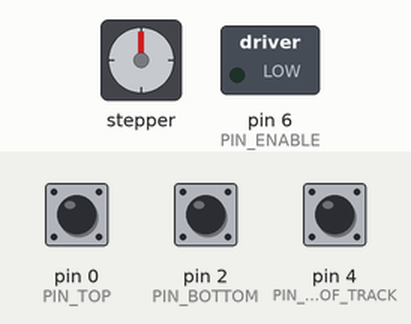
This sketch was run on a simulated Arduino Uno, built with avr-gcc and run on an emulated ATmega328P. Parts: stepper motor, switched loads named in the sketch (green lamp = pin HIGH). The test bench sets the inputs (shaded band); at power-on: pin 0 (PIN_TOP) HIGH, pin 2 (PIN_BOTTOM) HIGH, pin 4 (PIN_END_OF_TRACK) HIGH. Stepper angles assume 200 steps per turn.

Above: at 1.2 s.
1.3 s: pin 0 (PIN_TOP) pulled LOW for 1 s
At 2.7 s:
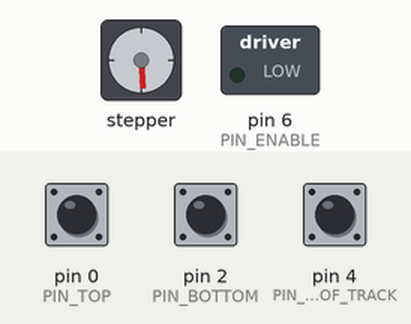
3.8 s: pin 2 (PIN_BOTTOM) pulled LOW for 3.2 s
At 7.4 s:
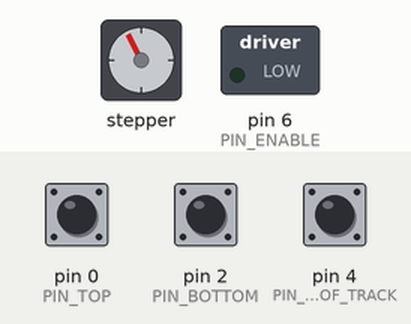
8.5 s: pin 0 (PIN_TOP) pulled LOW for 0.15 s
At 9.4 s:
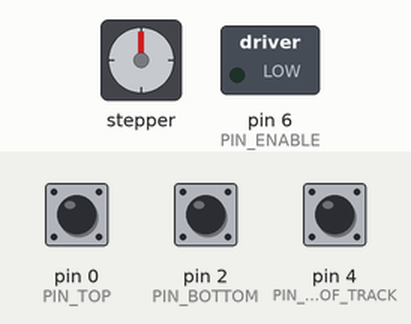
10.1 s: pin 2 (PIN_BOTTOM) pulled LOW for 1 s
At 11.8 s:
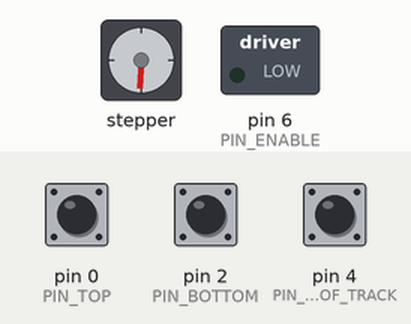
12.6 s: pin 2 (PIN_BOTTOM) pulled LOW for 0.15 s
At 13.7 s:
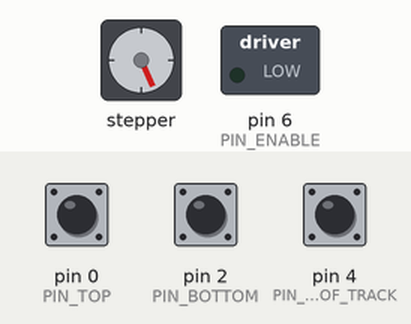
14.2 s: pin 0 (PIN_TOP) pulled LOW for 3.2 s
At 14.35 s:
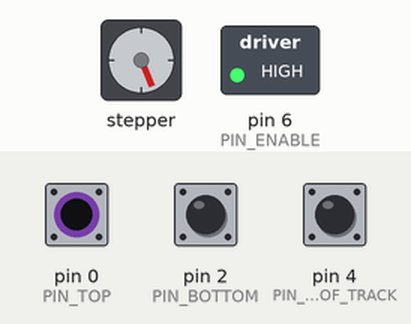
Timing chart, 0 to 18.9 s (numbered marks = the images above; inputs shaded):
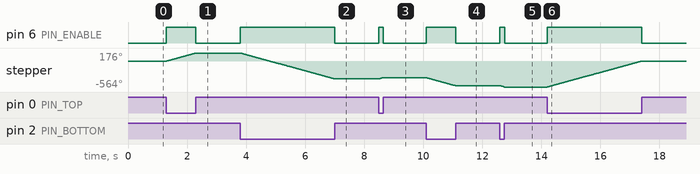

The sketch:

stepper_2motions_switch.ino
```cpp
/**
* 1. Stepper motor bipolar
* 2. motor driver L293D
* 3. switch on-off-on to control the motor
*    on (top) - start routine UP (turn clockwise that many times)
*    off (middle) - stop any ongoing routine
*    on (bottom) - start routine DOWN
* 4. reed switch - to detect the door is at the top (magnet is near the switch)
*    LOW - switch is connected - magnet is near the switch - door at the at the top
*
* When switch 3 goes up or down (PIN_TOP or PIN_BOTTOP), a routine is started which will move stepper
*   in a direction indicated by switch, which in turn moves the sliding door
*   up or down. When door moves UP, additional check is performed
*   - if reed switch (4) reads LOW (connected), the door is at the top and we need
*   to stop the motor.
*/
#include <Stepper.h>

const int stepsPerRevolution = 200;
const int MAX_STEPS_UP = stepsPerRevolution * 5;
const int MAX_STEPS_DOWN = stepsPerRevolution * 5;

// initialize the stepper library on pins 8 through 11:
// 8 - IN1, 9 - IN2. other side: 10 - IN3, 11 - IN4
// wires of one coil are connected to same side of the driver
Stepper myStepper(stepsPerRevolution, 8,9,10,11);

// pins
int PIN_TOP = 0;    // input pullup. LOW - door to go up
int PIN_BOTTOM= 2;    // input pullup. LOW - door to go down
int PIN_END_OF_TRACK = 4; // input pullup. LOW - proximity sensor went off
int PIN_ENABLE = 6; // instatly stops or starts the motor

// constants: status of the switch, also routines
int DEF_UP = 1;
int DEF_OFF = 0;
int DEF_DOWN = 2;

// current and previous states
int prevState = DEF_OFF;

int currentRoutine = DEF_OFF; // reusing DEF_ constants for routine names
int routineStep = 0;

void setup() {
  // Serial.begin(9600);
  myStepper.setSpeed(30);  // option 2

  pinMode(PIN_TOP, INPUT_PULLUP);
  pinMode(PIN_BOTTOM, INPUT_PULLUP);
  pinMode(PIN_END_OF_TRACK, INPUT_PULLUP);
  pinMode(PIN_ENABLE, OUTPUT);
  digitalWrite(PIN_ENABLE, LOW);
}

void loop() {
  // read command (from RF receiver or button) and if it has changed:
  //  compare with current routine:
  //    if different - do something (stop or start)
  //    otherwise continue what we were doing (routine) or not doing
  int currentState = readSwitchStatus();

  // if state changed
  if (currentState != prevState){
    prevState = currentState;
    halt();
    if (currentState == DEF_OFF)
      return;
    else
      routine(currentState, true);
  }else{
    if (currentState != DEF_OFF && currentRoutine != DEF_OFF)
      routine(currentRoutine, false);
  }

}


void routine(int routineId, bool newCycle){
  int maxSteps = routineId == DEF_UP? MAX_STEPS_UP : MAX_STEPS_DOWN;
  if (currentRoutine != routineId)
    currentRoutine = routineId;

  if (routineId == DEF_UP && digitalRead(PIN_END_OF_TRACK)==LOW){
      halt();
      return;
  }
  if (newCycle)
    digitalWrite(PIN_ENABLE, HIGH);

  if (routineId == DEF_UP)
    myStepper.step(1);
  else
    myStepper.step(-1);

  routineStep++;
  if (routineStep >= maxSteps)
    halt();
}

int halt(){
  digitalWrite(PIN_ENABLE, LOW);
  currentRoutine=DEF_OFF;
  routineStep = 0;
}

int readSwitchStatus(){
  int val = digitalRead(PIN_TOP);
  if (val == LOW){
    return DEF_UP;
  }

  val = digitalRead(PIN_BOTTOM);
  if (val == LOW){
    return DEF_DOWN;
  }

  return DEF_OFF;
}
```

Measured:
- after the input at 1.3 s, pin 6 (PIN_ENABLE): LOW → HIGH at once, → LOW 1.0 s later; stepper: turns 176° clockwise in 1.0 s, starting at once
- after the input at 3.8 s, pin 6 (PIN_ENABLE): LOW → HIGH at once, → LOW 3.2 s later; stepper: turns 563° counter-clockwise in 3.2 s, starting at once
- after the input at 8.5 s, pin 6 (PIN_ENABLE): LOW → HIGH at once, → LOW 0.15 s later; stepper: turns 27° clockwise in 0.14 s, starting at once
- after the input at 10.1 s, pin 6 (PIN_ENABLE): LOW → HIGH at once, → LOW 1.0 s later; stepper: turns 177° counter-clockwise in 1.0 s, starting at once
- after the input at 12.6 s, pin 6 (PIN_ENABLE): LOW → HIGH at once, → LOW 0.15 s later; stepper: turns 27° counter-clockwise in 0.14 s, starting at once
- after the input at 14.2 s, pin 6 (PIN_ENABLE): LOW → HIGH at once, → LOW 3.2 s later; stepper: turns 564° clockwise in 3.2 s, starting at once
